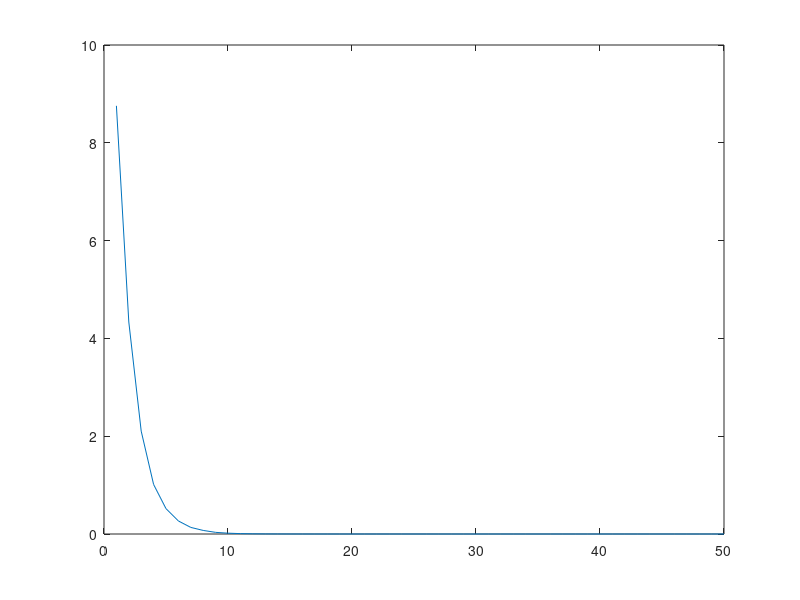

Write MATLAB code to recreate this figure.
clear all;

a = 5;
b = 10;
p = 1000;
q = 1500;
r = 10000;
n = 32;
bits = 1;

fs = r;
dt = 1/fs;

for y=1:1:50
    i=1;
    delta = 2*(a+b)/2^bits;
    for t=0:dt:(32*dt)
        xf(i) = delta * floor((a*sin(2*pi*p*t)+b*sin(2*pi*q*t))/delta);
        x(i) = a*sin(2*pi*p*t)+b*sin(2*pi*q*t);
        xr(i) = x(i) - xf(i);
        i = i+1;
    end

    rms_bits(y) = rms(xr);
    bits = bits + 1;
end

subplot(1,1,1);
plot(rms_bits);



%subplot(3,1,1);
%plot(x);
%title('Origineel signaal');
%subplot(3,1,2);
%plot(xf);
%title('Gequantiseerd signaal');
%subplot(3,1,3);
%plot(xr);
%title('Quantisatie ruis');

